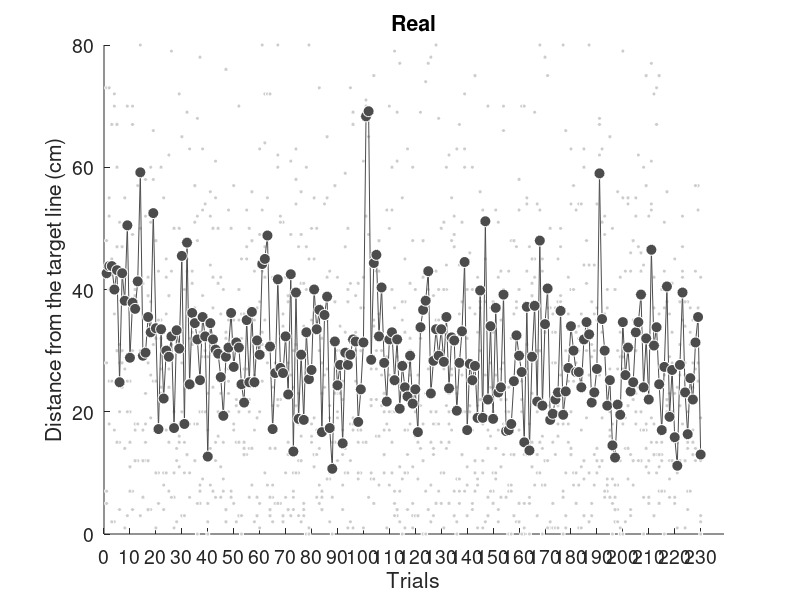

Write the MATLAB code that produced this figure. (Note: this script raises an error after producing the figure.)
load('scores.mat')

scores_each_trials = zeros(1, all_trials);
figure('Position', [100, 100, 1200, 500]);

x = 1:all_trials;

for i = 1:REAL_number
    trials = abs(REAL_all(:,:,i) - 200);
    trials = trials(:)';
    trials(111:120) = [];
    scores_each_trials = scores_each_trials + trials;
    hold on
    plot(x, trials, 'o', ...
        'MarkerSize', 3, ...
        'MarkerFaceColor', light_gray, ...
        'MarkerEdgeColor', white, ...
        'Color', light_gray)
end

y = scores_each_trials / REAL_number;

plot(x, y, '-o', ...
    'LineWidth', 0.5, ...
    'MarkerSize', 8, ...
    'MarkerFaceColor', dark_gray, ...
    'MarkerEdgeColor', white, ...
    'Color', dark_gray)

h = gca;
set(h, 'FontSize', 14)

title('Real')
ylim([0, 80])
xlabel('Trials')
xlim([0, all_trials + 9])
xticks(0:10:all_trials + 9)
ylabel('Distance from the target line (cm)')

xline_values = [20, 40, 60, 80, 100, 110, 130, 150, 170, 190, 210, 230];
xline_str = {'0h test', 'P1', 'P2', 'P3', 'P4', 'Reac.', 'P5', 'P6', 'P7', 'P8', '6h test', '24h test'};

for i = 1:all_sets
    val = xline_values(i);
    str = xline_str(i);
    xline(val, '--', str)
end


saveas(gcf, './data/figures/REAL_all_trials', 'epsc')
